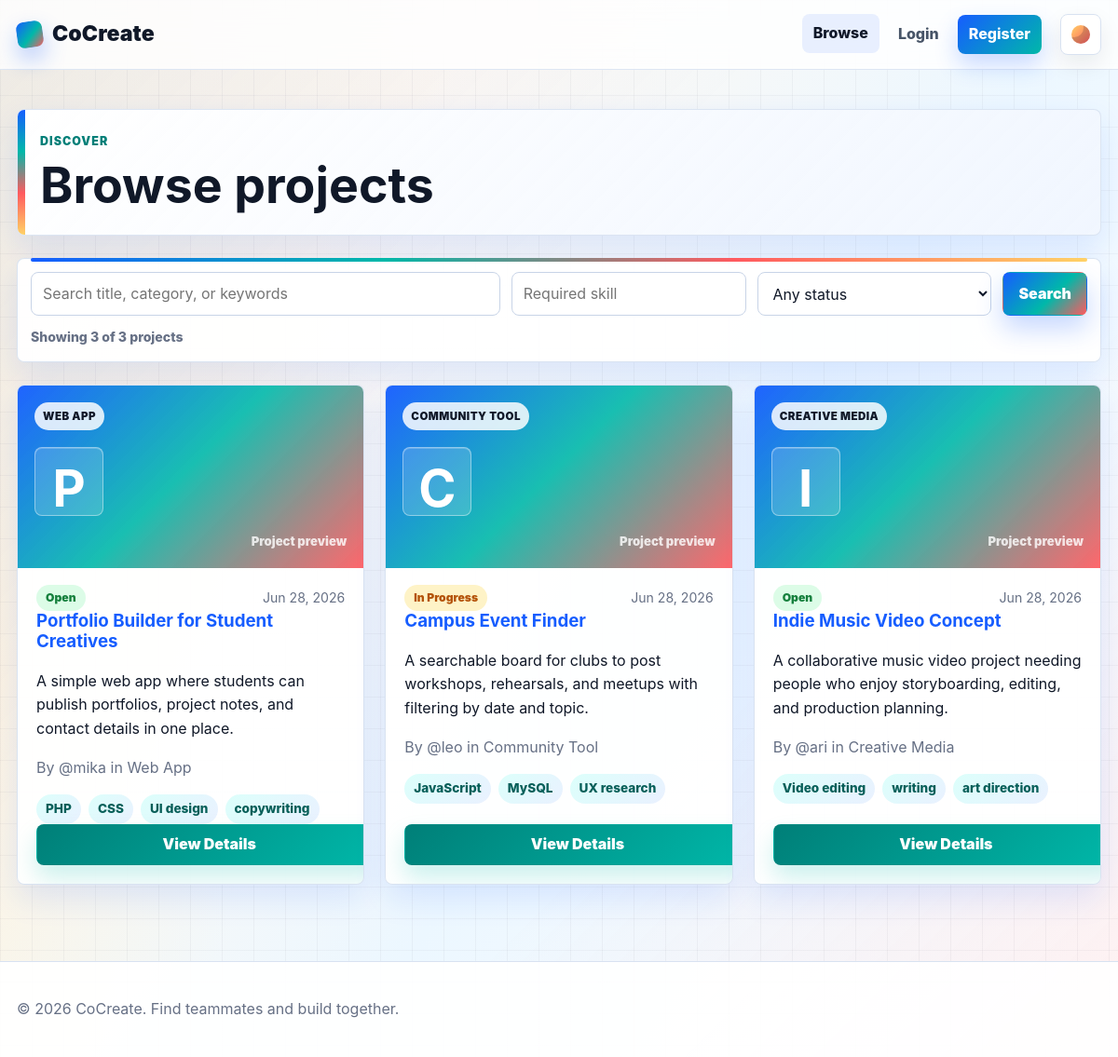
The app's page /pages/browse.php with its own data.
### tables this page shows
CREATE TABLE projects (
  project_id INT UNSIGNED AUTO_INCREMENT PRIMARY KEY,
  user_id INT UNSIGNED NOT NULL,
  project_title VARCHAR(180) NOT NULL,
  description TEXT NOT NULL,
  required_skills TEXT NOT NULL,
  category VARCHAR(120) NOT NULL,
  project_status ENUM('open', 'in_progress', 'completed') NOT NULL DEFAULT 'open',
  project_image VARCHAR(255) DEFAULT NULL,
  created_at TIMESTAMP NOT NULL DEFAULT CURRENT_TIMESTAMP,
  CONSTRAINT fk_projects_user
    FOREIGN KEY (user_id) REFERENCES users(user_id)
    ON DELETE CASCADE ON UPDATE CASCADE
);

### includes/session.php (called while the page is built, shortened)
<?php
function e($value): string
{
    return htmlspecialchars((string) ($value ?? ""), ENT_QUOTES, "UTF-8");
}
function status_label(string $status): string
{
    return ucwords(str_replace("_", " ", $status));
}
function excerpt(?string $text, int $length = 140): string
{
    $text = trim((string) $text);
    if (function_exists("mb_strimwidth")) {
        return mb_strimwidth($text, 0, $length, "...", "UTF-8");
    }
    return strlen($text) > $length
        ? substr($text, 0, $length - 3) . "..."
        : $text;
}
function split_skill_list(?string $skills): array
{
    return array_filter(array_map("trim", explode(",", (string) $skills)));
}

### includes/components.php (the view, shortened to what this page needs)
<?php
function project_initial(array $project): string
{
    $title = trim((string) ($project["project_title"] ?? "P"));
    return strtoupper(
        function_exists("mb_substr")
            ? mb_substr($title, 0, 1, "UTF-8")
            : substr($title, 0, 1),
    );
}
function render_skill_tags(?string $skills): void
{
    echo '<div class="tag-row">';
    foreach (split_skill_list($skills) as $skill) {
        echo '<span class="tag">' . e($skill) . "</span>";
    }
    echo "</div>";
}
function render_project_media(
    array $project,
    string $class = "project-image",
): void {
    $category = (string) ($project["category"] ?? "Project");
    echo '<span class="' .
        e($class . " project-image-placeholder") .
        '" data-category="' .
        e($category) .
        '"><strong>' .
        e(project_initial($project)) .
        "</strong></span>";
}
function render_project_card(array $project, array $options = []): void
{
    $id = (int) ($project["project_id"] ?? 0);
    $title = (string) ($project["project_title"] ?? "Untitled project");
    $description = (string) ($project["description"] ?? "");
    $href = $options["href"] ?? "project.php?id=" . $id;
    $statusKey = $options["status_key"] ?? "project_status";
    $status = (string) ($project[$statusKey] ?? "open");
    $dateKey = $options["date_key"] ?? "created_at";
    $date = !empty($project[$dateKey])
        ? date("M j, Y", strtotime((string) $project[$dateKey]))
        : "";
    $excerptLength = (int) ($options["excerpt_length"] ?? 140);
    $showSkills = (bool) ($options["show_skills"] ?? true);
    $showButton = (bool) ($options["show_button"] ?? false);
    $buttonText = (string) ($options["button_text"] ?? "View Details");
    $buttonClass =
        (string) ($options["button_class"] ?? "btn btn-secondary full");
    $meta = (string) ($options["meta"] ?? "");
    echo '<article class="card project-card" data-reveal>';
    echo '<a class="project-image-link" href="' . e($href) . '">';
    render_project_media($project);
    echo "</a>";
    echo '<div class="card-meta">';
    echo '<span class="status status-' .
        e($status) .
        '">' .
        e(status_label($status)) .
        "</span>";
    if ($date !== "") {
        echo "<span>" . e($date) . "</span>";
    }
    echo "</div>";
    echo '<h3><a href="' . e($href) . '">' . e($title) . "</a></h3>";
    if ($description !== "") {
        echo "<p>" . e(excerpt($description, $excerptLength)) . "</p>";
    }
    if ($meta !== "") {
        echo '<p class="muted">' . e($meta) . "</p>";
    }
    if ($showSkills) {
        render_skill_tags($project["required_skills"] ?? "");
    }
    if ($showButton) {
        echo '<a class="' .
            e($buttonClass) .
            '" href="' .
            e($href) .
            '">' .
            e($buttonText) .
            "</a>";
    }
    echo "</article>";
}

### pages/browse.php (shortened to what this page needs)
<?php
require_once __DIR__ . '/../includes/session.php';
require_once __DIR__ . '/../includes/db.php';
$search = trim($_GET['q'] ?? '');
$skill = trim($_GET['skill'] ?? '');
$params = [];
$sql = 'SELECT p.*, u.username FROM projects p JOIN users u ON u.user_id = p.user_id';
$sql .= ' ORDER BY p.created_at DESC';
$stmt = $pdo->prepare($sql);
$stmt->execute($params);
$projects = $stmt->fetchAll();
require_once __DIR__ . '/../includes/header.php';
?>
<section class="page-head">
  <div>
    <p class="eyebrow">Discover</p>
    <h1>Browse projects</h1>
  </div>
</section>
<form class="filter-bar" method="get">
  <input name="q" placeholder="Search title, category, or keywords" value="<?= e($search) ?>">
  <input name="skill" placeholder="Required skill" value="<?= e($skill) ?>">
  <select name="status">
    <option value="">Any status</option>
  </select>
  <button class="btn btn-primary" type="submit">Search</button>
</form>
<div class="cards-grid">
  <?php foreach ($projects as $project): ?>
    <?php render_project_card($project, [
        'excerpt_length' => 150,
        'meta' => 'By @' . $project['username'] . ' in ' . $project['category'],
        'show_button' => true,
    ]); ?>
  <?php endforeach; ?>
</div>
<?php
require_once __DIR__ . '/../includes/footer.php';
?>

### records on screen
projects: project_title "P", project_status "Open", created_at "Jun 28, 2026", project_title "Portfolio Builder for Student Creatives", description "A simple web app where students can publish portfolios, project notes, and contact details in one place.", meta "By @mika in Web App", required_skills "PHP", required_skills "CSS", required_skills "UI design", required_skills "copywriting"
projects: project_title "C", project_status "In Progress", created_at "Jun 28, 2026", project_title "Campus Event Finder", description "A searchable board for clubs to post workshops, rehearsals, and meetups with filtering by date and topic.", meta "By @leo in Community Tool", required_skills "JavaScript", required_skills "MySQL", required_skills "UX research"
projects: project_title "I", project_status "Open", created_at "Jun 28, 2026", project_title "Indie Music Video Concept", description "A collaborative music video project needing people who enjoy storyboarding, editing, and production planning.", meta "By @ari in Creative Media", required_skills "Video editing", required_skills "writing", required_skills "art direction"
